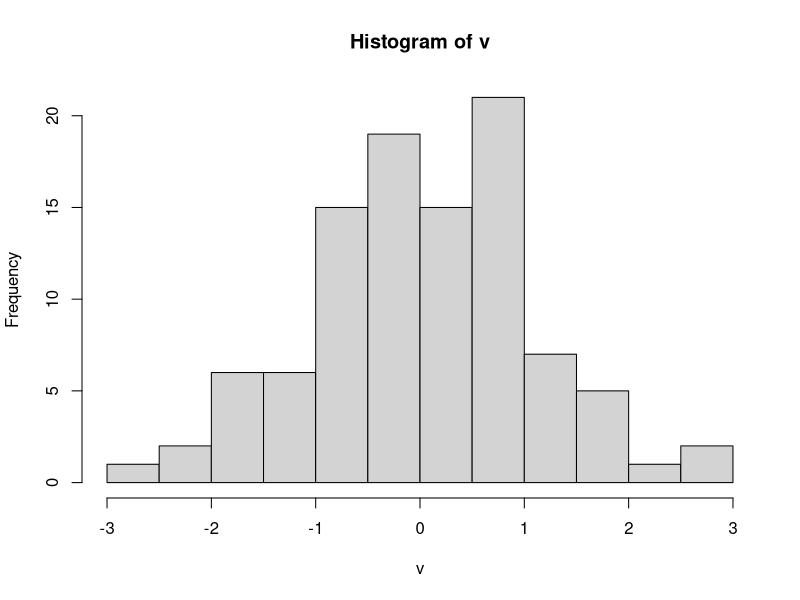
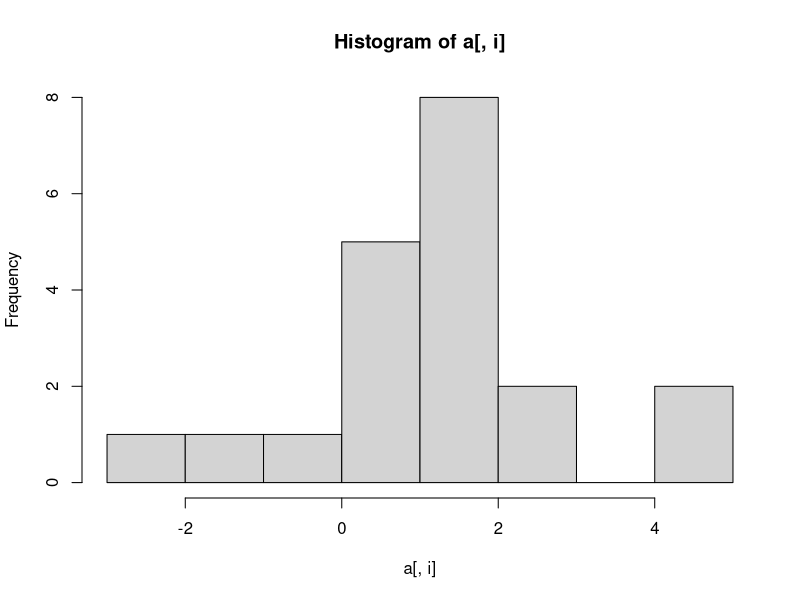
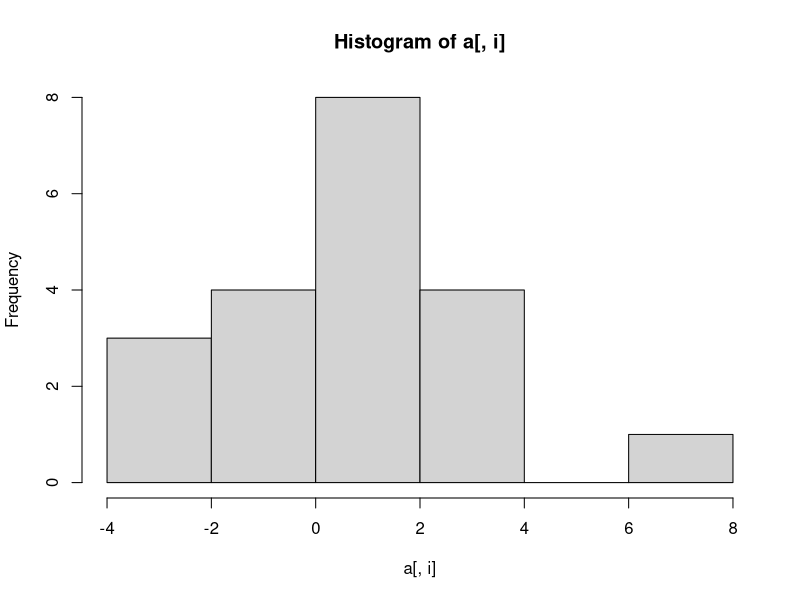
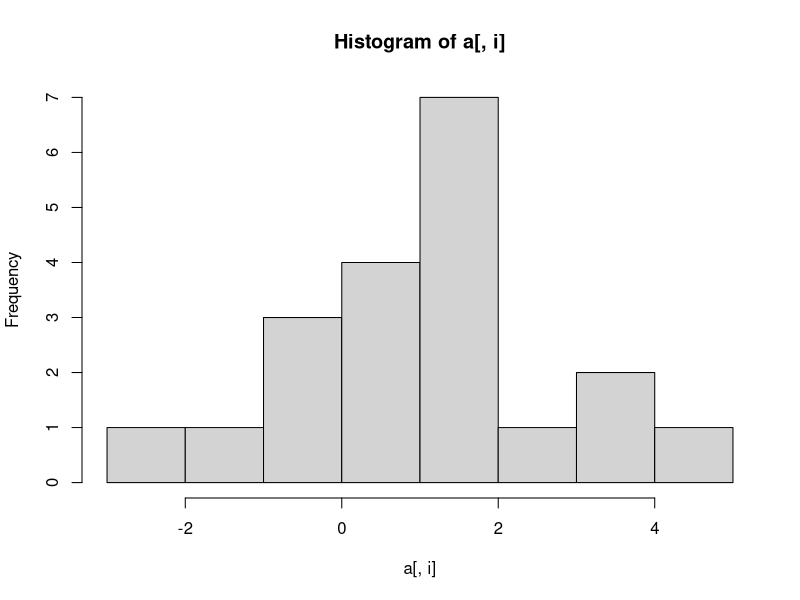
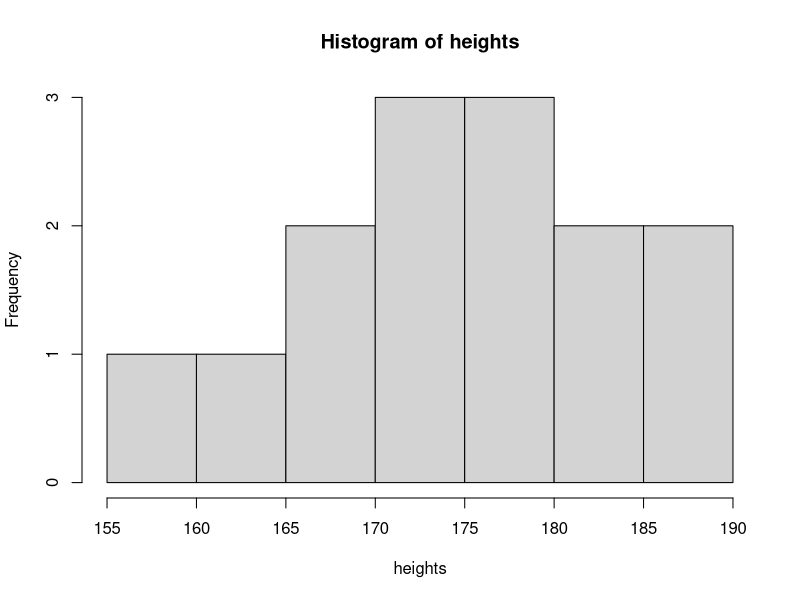
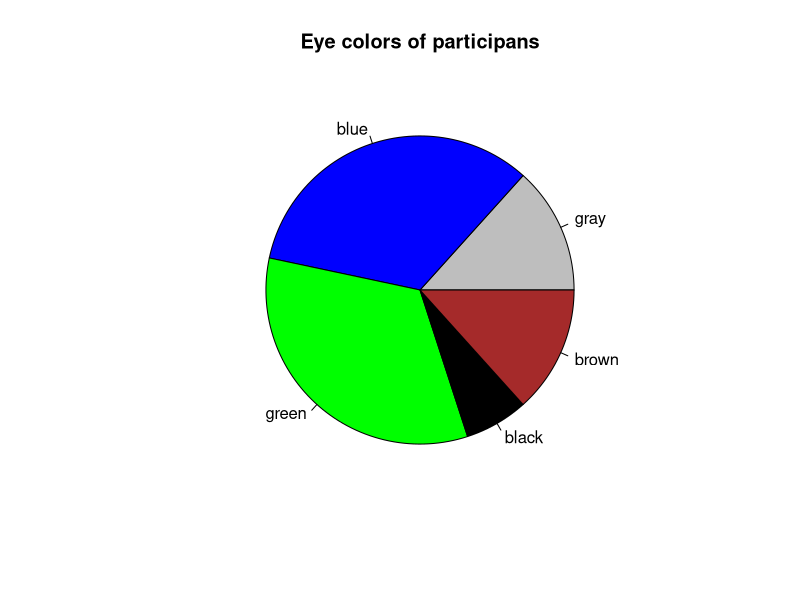

Source code (R) for these figures, in order:
setwd("//home.org.aalto.fi/savelaj3/data/Documents/R/Intr_to_stat_infer") #koulun kone

#### 2 ####

v = rnorm(100)

hist(v)

mean(v)
sd(v)

# try data.frame(b,c,d), where b, c, and d are generated samples

a = matrix(NA, nrow = 20, ncol = 3)

for (i in 1:3) {
  a[,i] = rnorm(20, mean = 1, sd = sqrt(3))
}

m = c()
s = c()

for (i in 1:3) {
  hist(a[,i])
  m[i] = mean(a[,i])
  s[i] = sd(a[,i])^2
}

m
s


#### 3 ####


heights = c(178,170,178,158,165,173,183,187,174,177,168,175,190,181)

hist(heights)


eyeColors = c(1,2,3,4,3,3,5,3,3,2,2,5,2,2,1)

eyetable = table(eyeColors)

freq = unname(eyetable)

colors = c("gray", "blue", "green", "black", "brown")

pie(eyetable, labels = colors, col = colors, main = "Eye colors of participans")

